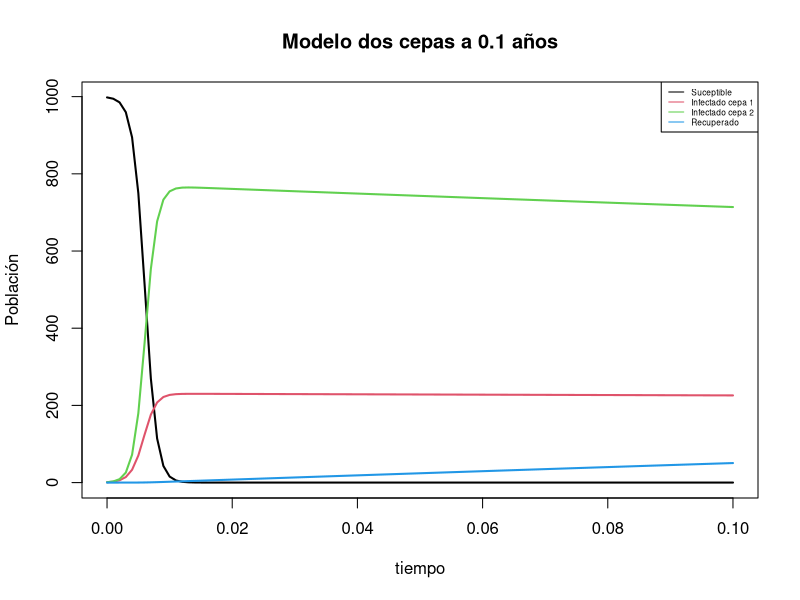
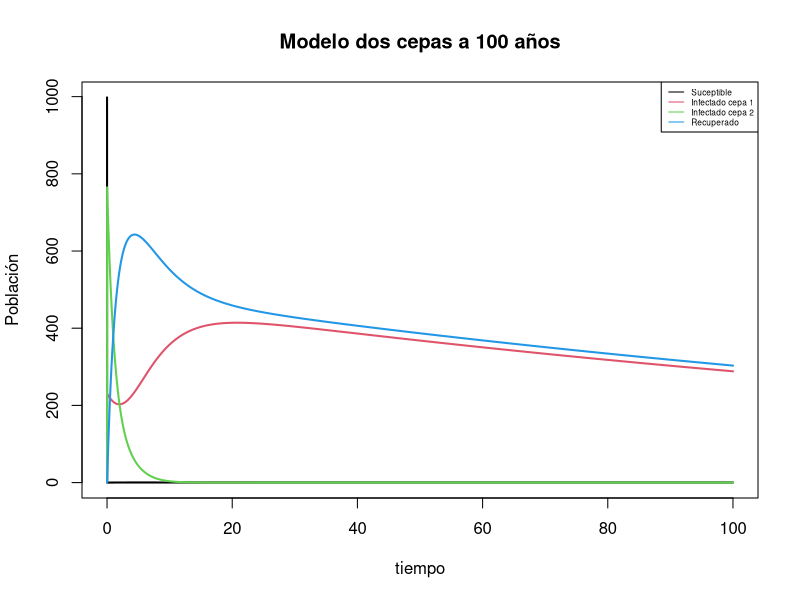
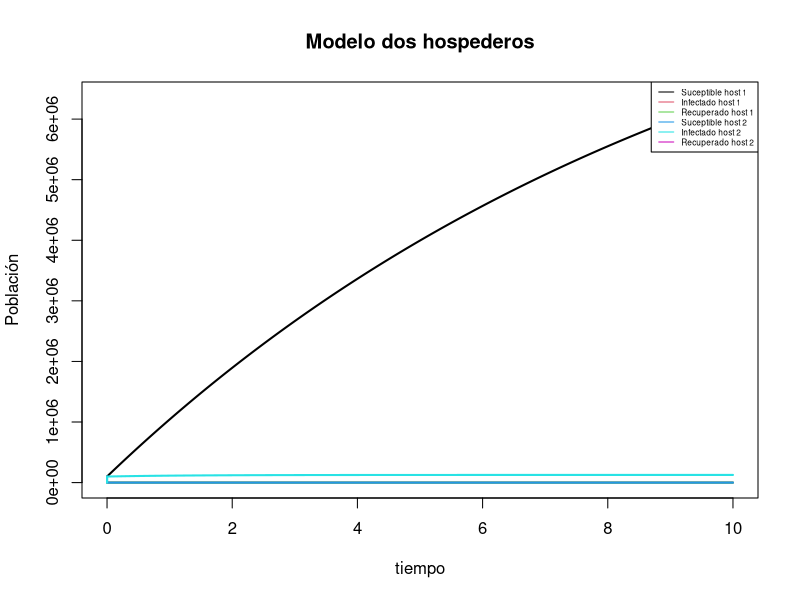
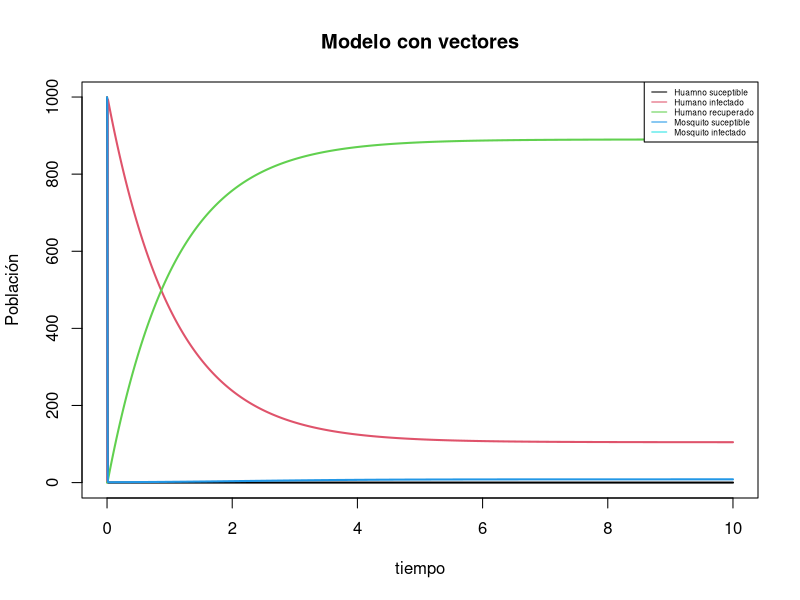

Reproduce these figures in R, in order.
## ---- chunk 1
library(tidyverse)
## ---- chunk 2
annotation_e_coli_k_12 <- read.csv("proteins_167_161521.csv")
head(annotation_e_coli_k_12)
glimpse(annotation_e_coli_k_12)
## ---- chunk 3
positivos <- filter(annotation_e_coli_k_12, Strand == "+")
glimpse(annotation_e_coli_k_12)
head(positivos)
## ---- chunk 4
head(filter(annotation_e_coli_k_12, Length >= 50 & Length <= 75))
## ---- chunk 5
nega_100 <- filter(annotation_e_coli_k_12, Strand == "-" & Length < 100)
glimpse(nega_100)
## ---- chunk 6
exac100 <- filter(annotation_e_coli_k_12, Strand == "-" & Length == 100)
exac100["Accession"]
## ---- chunk 7
positivos <- filter(annotation_e_coli_k_12, Strand == "+" & Length>mean(Length))
negativos <- filter(annotation_e_coli_k_12, Strand == "-" & Length>mean(Length))

glimpse(positivos)
glimpse(negativos)
## ---- chunk 8
head(select(annotation_e_coli_k_12, Strand))
## ---- chunk 9
head(select(annotation_e_coli_k_12, c(Accession, Strand)))
## ---- chunk 10
head(select(annotation_e_coli_k_12 ,-Strand))
## ---- chunk 11
head(select(annotation_e_coli_k_12, starts_with("S")))
head(select(annotation_e_coli_k_12, contains("x")))
head(select(annotation_e_coli_k_12, ends_with("h")))
## ---- chunk 12
glimpse(annotation_e_coli_k_12 %>% select(is.double, is.character))
## ---- chunk 13
head(annotation_e_coli_k_12 %>% select( - is.character))
## ---- chunk 14
head(select(annotation_e_coli_k_12, c(Accession, Strand, Length)))
## ---- chunk 15
head(arrange(annotation_e_coli_k_12, Length))
head(arrange(annotation_e_coli_k_12, Accession))
head(arrange(annotation_e_coli_k_12, Start))
## ---- chunk 16
tam_n <- mutate(annotation_e_coli_k_12, tamano_nucleotidos = Stop - Start)
head(mutate(tam_n, Bigger_than_nc_mean=ifelse(tamano_nucleotidos>mean(tamano_nucleotidos),T,F)))
## ---- chunk 17
library(deSolve)

two_cepas <- function (t, state, parameters){
  with(as.list(c(state, parameters)), {
    
    N <- S + I1 + I2 + R
    dS <- nu*N - beta1*S*I1 - beta2*S*I2 - mu*S
    dI1 <- beta1*S*I1 - gamma1*I1 - (mu+delta1)*I1
    dI2 <- beta2*S*I2 - gamma2*I2 - (mu+delta2)*I2
    dR <- gamma1*I1 + gamma2*I2 - mu*R
    
    list(c(dS, dI1, dI2, dR))
    
  })
}

parameters <- c(nu=0.1, beta1=0.9, beta2=1.1, mu=0.1, gamma1=0.1,
                gamma2=0.7, delta1=0.101, delta2=0.105)
state <- c(S= 998, I1= 1, I2=1, R=0)
t <- seq(0,0.1,0.001)

out <- ode(state, t, two_cepas, parameters)

matplot(out[,1], out[,2:5], type ="l", xlab = "tiempo", ylab = "Población", main = "Modelo dos cepas a 0.1 años", lwd = 2, lty = 1)
legend("topright", c("Suceptible", "Infectado cepa 1", "Infectado cepa 2", "Recuperado"), col = 1:5, lty = 1, cex = 0.5)

parameters <- c(nu=0.1, beta1=0.9, beta2=1.1, mu=0.1, gamma1=0.1,
                gamma2=0.7, delta1=0.01, delta2=0.05)
state <- c(S= 998, I1= 1, I2=1, R=0)
t <- seq(0,100,0.001)

out <- ode(state, t, two_cepas, parameters)

matplot(out[,1], out[,2:5], type ="l", xlab = "tiempo", ylab = "Población", main = "Modelo dos cepas a 100 años", lwd = 2, lty = 1)
legend("topright", c("Suceptible", "Infectado cepa 1", "Infectado cepa 2", "Recuperado"), col = 1:5, lty = 1, cex = 0.5)

## ---- chunk 18
#Parametros 
## Host1
nu1 <- 10
beta11 <- 0
beta12 <- 0
mu1 <- 0.1
delta1 <- 0
gamma1 <- 0.5 
N1 <- 100000
## Host2
nu2 <- 1
beta22 <- 0.9
beta21 <- 1.2
mu2 <- 0.2
delta2 <- 0.09
gamma2 <- 0.5 
N2 <- 100000


library(deSolve)


two_host <- function (t, x, params){
  
  S1 <- x[1] #Suceptibles Host 1
  I1 <- x[2] #Infectados Host 1
  R1 <- x[3] #Recuperados Host 1
  
  S2 <- x[4] #Suceptibles Hot 2
  I2 <- x[5] #Infectados Host 2
  R2 <- x[6] #Recuperados Host2
  
  
  with(as.list(params), {
    
    # Host 1 
    dS1 <- nu1*N1 - beta11*S1*I1 - beta12*S1*I2 - mu1*S1
    dI1 <- beta11*S1*I1 + beta12*S1*I2 - (mu1+delta1)*I1 - gamma1*I1
    dR1 <- gamma1*I1 - mu1*R1
    
    # Host 2 
    dS2 <- nu2*N2 - beta22*S2*I2 - beta21*S2*I1 - mu2*S2
    dI2 <- beta22*S2*I2 + beta21*S2*I1 - (mu2+delta2)*I2 - gamma2*I2
    dR2 <- gamma2*I2 - mu2*R2
    
    dx <- c(dS1, dI1, dR1, dS2, dI2, dR2)
    list(dx)
    
  })
}

#Tiempo 
times <- seq(0, 10 , by = 0.001)

#Especificar parametros 

params <- c(
  #Host1
  nu1       = nu1   , 
  beta11    = beta11,
  beta12    = beta12,
  mu1       = mu1   ,
  delta1    = delta1,
  gamma1    = gamma1, 
  N1        = N1    ,
  #Host2
  nu2       = nu2   ,
  beta22    = beta22, 
  beta21    = beta21,
  mu2       = mu2   ,
  delta2    = delta2,
  gamma2    = gamma2,
  N2        = N2
)

#Condiciones iniciales del sistema 

xstart <- c(S1 = N1 - 1 ,
            I1 = 1      ,
            R1 = 0      ,
            S2 = N2 - 1 ,
            I2 = 1      ,
            R2 = 0)

#Resolver las ecuaciones

out <- as.data.frame(ode(y     = xstart   ,
                         times = times    ,
                         func  = two_host ,
                         parms = params))

#Graficar

matplot(out[,1], out[,2:6], type ="l", xlab = "tiempo", ylab = "Población", main = "Modelo dos hospederos", lwd = 2, lty = 1)
legend("topright", c("Suceptible host 1", 
                     "Infectado host 1" , 
                     "Recuperado host 1",
                     "Suceptible host 2",
                     "Infectado host 2" , 
                     "Recuperado host 2"), 
       col = 1:6, lty = 1, cex = 0.5)
## ---- chunk 19
#Parametros 
nuh <- 0.1 
betahm <- 1.1
muh <- 0.1
deltah <- 0.005
gammah <- 0.85
Nh <- 1000
num <- 0.8
betamh <- 0.9
mum <- 0.5
Nm <- 1000


library(deSolve)


inf_vectores <- function (t, x, params){
  
  Sh <- x[1] #Suceptibles humanos
  Ih <- x[2] #Infectados humanos
  Rh <- x[3] #Recuperados humanos
  
  Sm <- x[4] #Suceptibles mosquitos
  Im <- x[5] #Infectados mosquitos
  
  
  with(as.list(params), {
    
    dSh <- nuh*Nh - betahm*Sh*Im - muh*Sh
    dIh <- betahm*Sh*Im - gammah*Ih - (muh+deltah)*Ih
    dRh <- gammah*Ih - muh*Rh
    
    dSm <- num*Nm - betamh*Sm*Ih - mum*Sm
    dIm <- betamh*Sm*Ih - mum*Im
    
    dx <- c(dSh, dIh, dRh, dSm, dIm)
    list(dx)
    
  })
}

#Tiempo 
times <- seq(0, 10 , by = 0.001)

#Especificar parametros 

params <- c(
  nuh    = nuh   ,
  betahm = betahm,
  muh    = muh   ,
  deltah = deltah,
  gammah = gammah,
  Nh     = Nh    ,
  num    = num   ,
  betamh = betamh,
  mum    = mum   ,
  Nm     = Nm
)

#Condiciones iniciales del sistema 

xstart <- c(Sh = Nh - 1 ,
            Ih = 1      ,
            Rh = 0      ,
            Sm = Nm - 1 ,
            Im = 1      )

#Resolver las ecuaciones

out <- as.data.frame(ode(y     = xstart       ,
                         times = times        ,
                         func  = inf_vectores ,
                         parms = params))

#Graficar

matplot(out[,1], out[,2:5], type ="l", xlab = "tiempo", ylab = "Población", main = "Modelo con vectores", lwd = 2, lty = 1)
legend("topright", c("Huamno suceptible"  , 
                     "Humano infectado"   , 
                     "Humano recuperado"  ,
                     "Mosquito suceptible",
                     "Mosquito infectado"), 
       col = 1:5, lty = 1, cex = 0.5)
